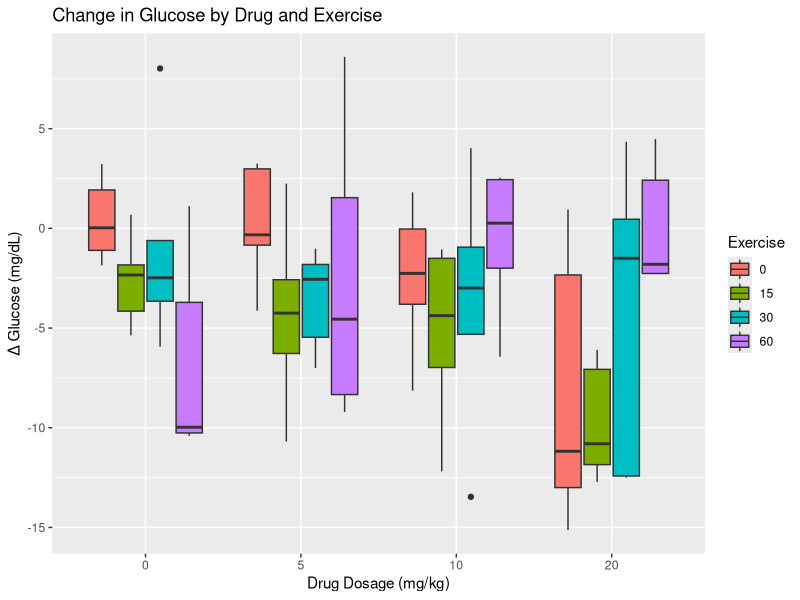
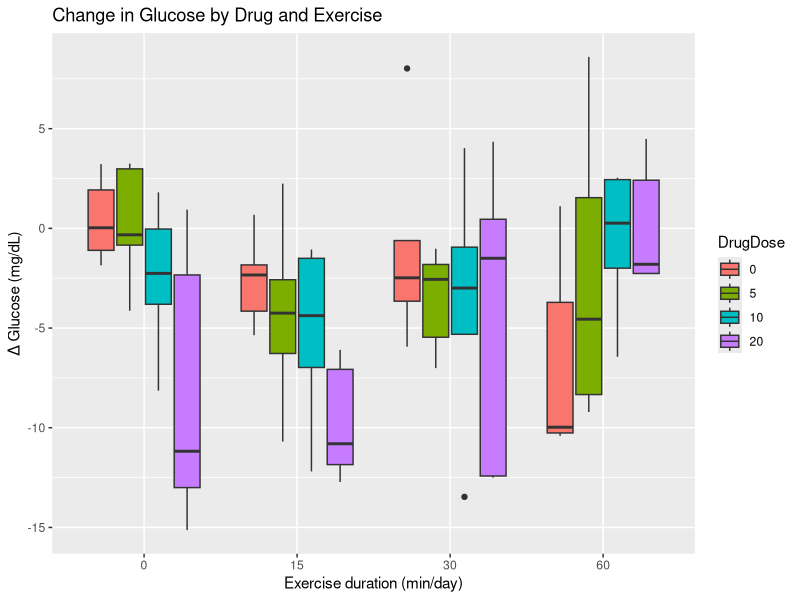
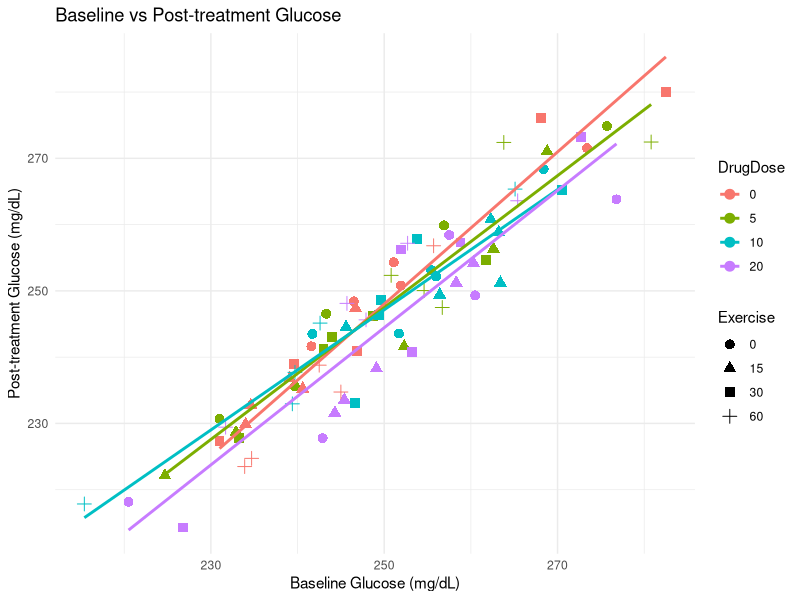
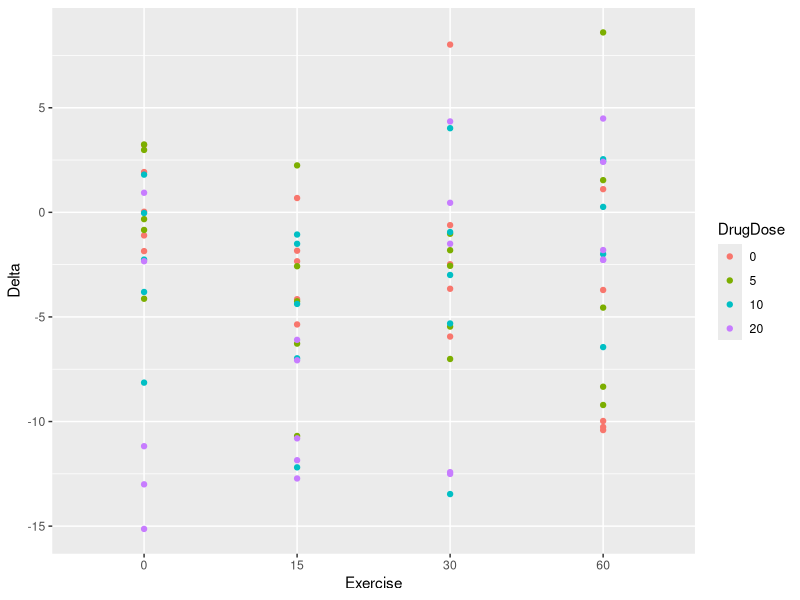
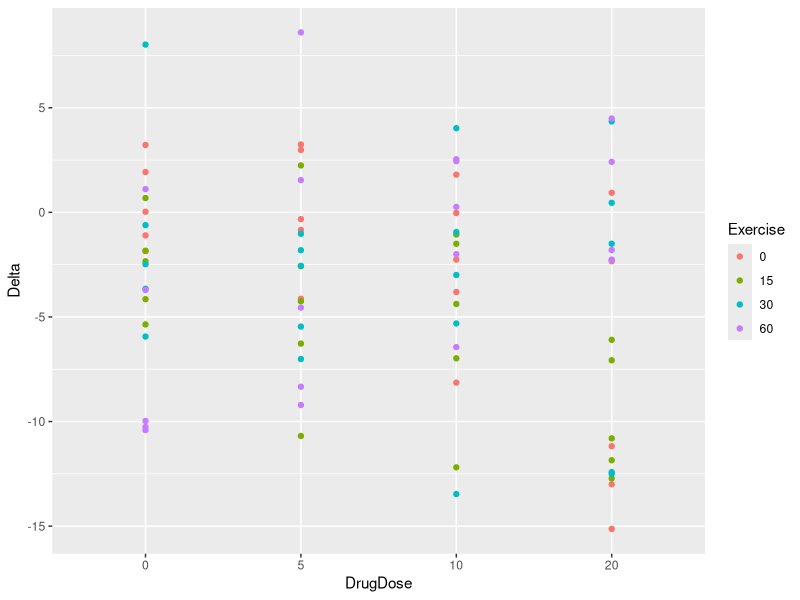
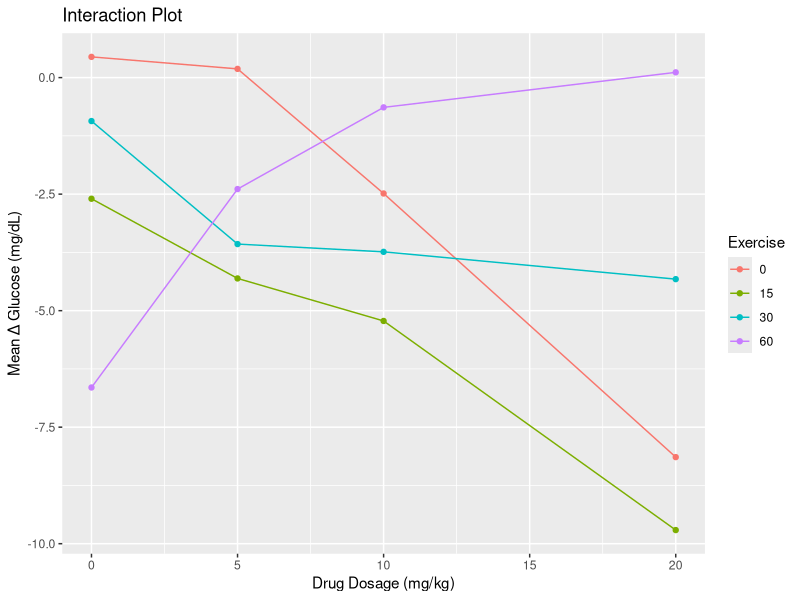

Source code (R) for these figures, in order: (Note: this script raises an error after producing the figures.)
## ---- chunk 1
library(tidyverse)
library(knitr)
library(kableExtra)
## ---- chunk 2
studyDesign <- tibble("Drug dosage (mg/kg)" = c("0 (control)", 5, 10, 20),
                      "Exercise duration (min/day)" = c("0 (sedentary control)",
                                                        15, 30, 60))
knitr::kable(studyDesign)
## ---- chunk 3
drugExercise <- read_csv("data/drugExercise.csv")
drugExercise$DrugDose <- as_factor(drugExercise$DrugDose)
drugExercise$Exercise <- as_factor(drugExercise$Exercise)

drugExercise %>%
  group_by(Exercise, DrugDose) %>%
  summarise(ChangeGlucose = mean(Delta))

drugExercise %>%
   group_by(DrugDose, Exercise) %>%
  summarise(ChangeGlucose = mean(Delta))

ggplot(drugExercise, aes(x = DrugDose, y = Delta, fill = Exercise)) +
  geom_boxplot() +
  labs(title = "Change in Glucose by Drug and Exercise",
       y = "Δ Glucose (mg/dL)", x = "Drug Dosage (mg/kg)")

ggplot(drugExercise, aes(x = Exercise, y = Delta, fill = DrugDose)) +
  geom_boxplot() +
  labs(title = "Change in Glucose by Drug and Exercise",
       y = "Δ Glucose (mg/dL)", x = "Exercise duration (min/day)")

ggplot(drugExercise, aes(x = Baseline, y = Post, color = DrugDose)) +
  geom_point(aes(shape = Exercise), size = 3) +
  geom_smooth(method = "lm", se = FALSE) +
  labs(title = "Baseline vs Post-treatment Glucose",
       x = "Baseline Glucose (mg/dL)",
       y = "Post-treatment Glucose (mg/dL)") +
  theme_minimal()

drugExercise %>% 
  ggplot(aes(Exercise, Delta)) + 
  geom_point(aes(color = DrugDose))

drugExercise %>% 
  ggplot(aes(DrugDose, Delta)) + 
  geom_point(aes(color = Exercise))
## ---- chunk 4
means <- drugExercise %>%
  group_by(Exercise, DrugDose) %>%
  summarise(meanChange = round(mean(Delta), 1))

knitr::kable(pivot_wider(means, 
                         names_from = DrugDose, 
                         values_from = meanChange)) %>% 
  add_header_above(c(" " = 2, "Drug Dose" = 3))
## ---- chunk 5
# Interaction plot
interaction_plot <- drugExercise %>%
  group_by(DrugDose, Exercise) %>%
  summarise(MeanChange = mean(Delta), .groups = "drop")

ggplot(interaction_plot, aes(x = as.numeric(as.character(DrugDose)),
                             y = MeanChange,
                             color = Exercise, group = Exercise)) +
  geom_line() +
  geom_point() +
  labs(title = "Interaction Plot",
       x = "Drug Dosage (mg/kg)",
       y = "Mean Δ Glucose (mg/dL)")
## ---- chunk 6
interaction.plot(x.factor = drugExercise$Exercise,
                 trace.factor = drugExercise$DrugDose,
                 response = drugExercise$Glucose,
                 fun = mean,
                 col = hcl.colors(4),
                 xlab = "Exercise (min)",
                 ylab = "Mean Blood Glucose (mg/dL)",
                 trace.label = "DrugDose (mg/kg)")
## ---- chunk 7
# DrugDose*Exercise is the interaction
anova(lm(Glucose ~ DrugDose + Exercise + DrugDose*Exercise, 
         data = drugExercise))
